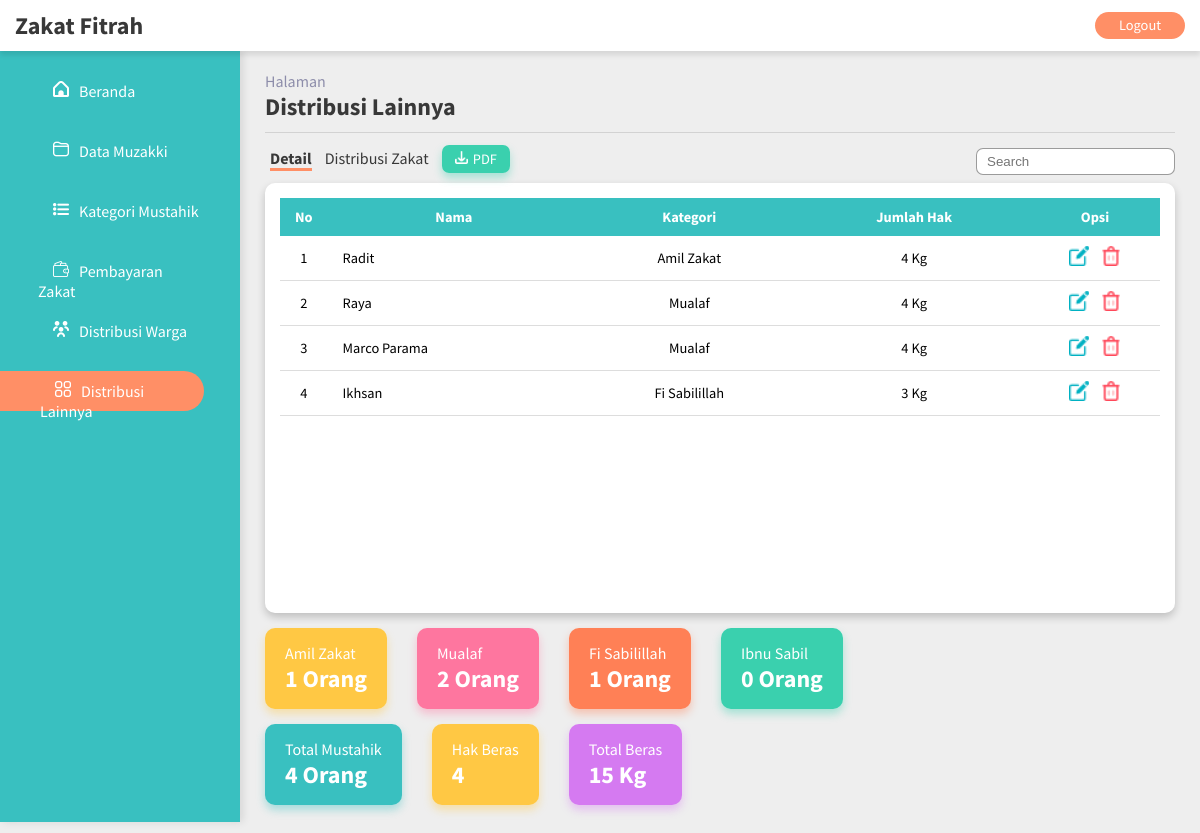
Screenshot of /pages/distribusi_lainnya/distribusi_lainnya_page.php with the database file from the repository.
### tables this page shows
CREATE TABLE `mustahik_lainnya` (
  `id_mustahiklainnya` int(11) NOT NULL,
  `nama` varchar(255) DEFAULT NULL,
  `kategori` varchar(20) DEFAULT NULL,
  `hak` int(255) DEFAULT NULL
);

### pages/distribusi_lainnya/distribusi_lainnya_page.php (the view, shortened to what this page needs)
<?php
include ('../../function.php');
?>
<!DOCTYPE html>
<html lang="id">
<head>
    <link rel="stylesheet" href="../../style/style.css">
    <link rel="stylesheet" href="../../assets/fontawesome/css/all.css">
</head>
<body>
<header>
    <div class="header-wrapper">
        <h2>Zakat Fitrah</h2>
        <a class="btn btn-danger" href="../../logout.php">Logout</a>
    </div>
</header>
<main>
    <div class="flex-container">
        <div class="sidemenu">
            <div class="menu">
                <a href="../../index.php"><img src="../../assets/img/home.png" class="menu-icon">Beranda</a>
            </div>
            <div class="menu">
                <a href="../muzakki/muzakki_page.php"><img src="../../assets/img/folder.png" class="menu-icon">Data Muzakki</a>
            </div>
            <div class="menu">
                <a href="../mustahik/mustahik_page.php"><img src="../../assets/img/list.png" class="menu-icon">Kategori Mustahik</a>
            </div>
            <div class="menu">
                <a href="../bayar_zakat/bayar_zakat_pages.php"><img src="../../assets/img/wallet.png" class="menu-icon">Pembayaran Zakat</a>
            </div>
            <div class="menu">
                <a href="../distribusi_warga/distribusi_warga_page.php"><img src="../../assets/img/peoples.png" class="menu-icon">Distribusi Warga</a>
            </div>
            <div class="menu-active">
                <a href="distribusi_lainnya_page.php"><img src="../../assets/img/menu.png" class="menu-icon">Distribusi Lainnya</a>
            </div>
        </div>
        <div class="content-area">
            <div class="page-title">
                <p>Halaman</p>
                <h2>Distribusi Lainnya</h2>
            </div>
            <div class="table-card">
                <a href="distribusi_lainnya_page.php" class="tb-menu-active">Detail</a>
                <a href="form_distribusi_lainnya.php" class="tb-menu">Distribusi Zakat</a>
                <a href="../../report/laporan_distribusilainnya.php" class="btn-pdf green" style="color: #ffffff; font-size: 0.9em;"><img src="../../assets/img/donwload.png">PDF</a>
                <form method="get" action="" class="search">
                    <input class="search-form" type="text" name="search" placeholder="Search">
                </form>
                <div class="table-card-2">
                    <div class="table-container">
                        <table class="content-table">
                            <thead>
                            <tr align="center">
                                <th style="width: 20px">No</th>
                                <th>Nama</th>
                                <th>Kategori</th>
                                <th>Jumlah Hak</th>
                                <th>Opsi</th>
                            </tr>
                            </thead>
                            <tbody>
                            <?php
                            $no = 1;
                            $sql = $koneksi->query("select * from mustahik_lainnya");
                            while ($data = $sql->fetch_assoc()) {
                                ?>
                                <tr>
                                    <td align="center" style="width: 20px"><?php echo $no++;?></td>
                                    <td><?php echo $data['nama'];?></td>
                                    <td align="center"><?php echo $data['kategori'];?></td>
                                    <td align="center"><?php echo $data['hak'];?> Kg</td>
                                    <td style="width: 130px;" align="center">
                                        <a href='ubah.php?id_mustahiklainnya=<?php echo $data['id_mustahiklainnya'] ?>'><img src="../../assets/img/edit (2).png"></a>
                                        <a href='hapus.php?id_mustahiklainnya=<?php echo $data['id_mustahiklainnya'] ?>&nama=<?php echo $data['nama'] ?>'><img src="../../assets/img/trash.png"></a>
                                    </td>
                                </tr>
                            <?php } ?>
                            </tbody>
                        </table>
                    </div>
                </div>
                <?php
                $mustahik = $koneksi->query("select * from mustahik_lainnya");
                $totalmustahik = mysqli_num_rows($mustahik);
                $amilzakat = $koneksi->query("select * from mustahik_lainnya where kategori='Amil Zakat'");
                $totalamilzakat = mysqli_num_rows($amilzakat);
                $mualaf = $koneksi->query("select * from mustahik_lainnya where kategori='Mualaf'");
                $totalmualaf = mysqli_num_rows($mualaf);
                $fisabilillah = $koneksi->query("select * from mustahik_lainnya where kategori='Fi Sabilillah'");
                $totalfisabilillah = mysqli_num_rows($fisabilillah);
                $ibnusabil = $koneksi->query("select * from mustahik_lainnya where kategori='Ibnu Sabil'");
                $totalibnusabil = mysqli_num_rows($ibnusabil);
                $totalberas = 0;
                while ($data = $mustahik->fetch_assoc()) {
                    $totalberas += $data['hak'];
                }
                ?>
                <div class="main-content-flex">
                    <div class="flex-content">
                        <div class="total-card distribusi second yellow">
                            <p>Amil Zakat</p>
                            <h2><?php echo $totalamilzakat; ?> Orang</h2>
                        </div>
                        <div class="total-card distribusi pink">
                            <p>Mualaf</p>
                            <h2><?php echo $totalmualaf; ?> Orang</h2>
                        </div>
                        <div class="total-card distribusi orange">
                            <p>Fi Sabilillah</p>
                            <h2><?php echo $totalfisabilillah; ?> Orang</h2>
                        </div>
                        <div class="total-card distribusi green">
                            <p>Ibnu Sabil</p>
                            <h2><?php echo $totalibnusabil; ?> Orang</h2>
                        </div>
                    </div>
                    <div class="flex-content">
                        <div class="total-card distribusi first blue">
                            <p>Total Mustahik</p>
                            <h2><?php echo $totalmustahik; ?> Orang</h2>
                        </div>
                        <div class="total-card distribusi second yellow">
                            <p>Hak Beras</p>
                            <h2><?php echo $totalmustahik; ?></h2>
                        </div>
                        <div class="total-card distribusi purple">
                            <p>Total Beras</p>
                            <h2><?php echo $totalberas; ?> Kg</h2>
                        </div>
                    </div>
                </div>
            </div>
        </div>
    </div>
</main>
</body>
</html>

### style/style.css (style rules this page uses)
* { box-sizing: border-box; text-decoration: none; list-style-type: none; margin: 0; padding: 0; }
body { font-family: 'Source Sans Pro', sans-serif; background: #EEEEEE; }
header { position: sticky; top: 0; }
.header-wrapper { display: flex; justify-content: space-between; align-items: center; background-color: #ffffff; box-shadow: 0 4px 5px 0 rgba(0, 0, 0, 0.1); padding: 10px 15px; position: sticky; top: 0; }
.header-wrapper h2 { color: #383838; cursor: pointer; }
.btn { width: 90px; border-radius: 25px; padding: 10px; }
.btn-danger { color: #fff; background-color: #ff8f66; text-align: center; font-size: 0.9em; line-height: 0.5; }
.btn-pdf { display: inline; padding: 5px 13px; border-radius: 7px; }
.btn-pdf img { margin-right: 5px; width: 13px; }
.flex-container { display: flex; height: 91.8vh; }
.sidemenu { width: 20%; height: 100%; box-shadow: 3px 0px 8px 0 rgba(0, 0, 0, 0.1); background-color: rgb(57, 192, 192); }
.menu { margin: 20px auto; width: 85%; height: 40px; padding: 10px 20px 5px 20px; }
.menu a { display: block; color: #ffffff; }
.menu-active { margin: 20px auto 20px 0; width: 85%; height: 40px; border-radius: 0 50px 50px 0; padding: 10px 20px 5px 40px; background-color: #ff8f66; }
.menu-active a { display: block; color: #ffffff; }
.menu-icon { margin: 0 10px 0 15px; }
.content-area { width: 80%; overflow: auto; padding: 0 25px 20px 25px; }
.page-title { width: 100%; border-bottom: 1px solid rgba(56, 56, 56, 0.15); }
.page-title p { margin-top: 20px; color: #8D8DAA; }
.page-title h2 { color: #383838; margin-bottom: 10px; }
.main-content-flex { display: flex; flex-direction: column; width: 100%; }
.flex-content { display: flex; flex-direction: row; width: 100%; }
.total-card { border-radius: 10px; padding: 15px 20px; margin: 15px 0 0 30px; text-align: justify; }
.total-card p, .total-card h2 { color: #ffffff; }
.first { margin: 15px 30px 0 0; }
.second { margin: 15px 0 0 0; }
.yellow { background-color: #ffc844; box-shadow: 0 5px 8px 0 rgba(255, 200, 68, 0.4); }
.orange { background-color: #ff8056; box-shadow: 0 5px 8px 0 rgba(255, 128, 86, 0.4); }
.pink { background-color: #fe769f; box-shadow: 0 5px 8px 0 rgba(254, 118, 159, 0.4); }
.purple { background-color: #d57af1; box-shadow: 0 5px 8px 0 rgba(213, 122, 241, 0.4); }
.green { background-color: #3ad0ae; box-shadow: 0 5px 8px 0 rgba(58, 208, 174, 0.4); }
.blue { background-color: #39c0c0; box-shadow: 0 5px 8px 0 rgba(57, 192, 192, 0.4); }
.table-card { padding-top: 15px; }
.table-card a { color: #383838; font-size: 16px; margin: 0 5px; }
.tb-menu-active { font-weight: bold; border-bottom: 3px solid #ff8f66; }
.table-card-2 { width: 100%; height: 430px; background-color: #ffffff; border-radius: 10px; box-shadow: 0 4px 8px 0 rgba(0, 0, 0, 0.2); padding: 15px; margin-top: 15px; }
.table-container { width: 100%; height: 400px; padding: 0; overflow: auto; }
.content-table { border-collapse: collapse; margin: 0; font-size: 0.9em; width: 100%; }
.content-table thead { position: sticky; top: 0; }
.content-table thead tr { background-color: rgb(57, 192, 192); color: #ffffff; }
.content-table th, .content-table td { padding: 10px 15px; }
.content-table tbody tr td { border-bottom: 1px solid #ddd; }
.content-table tbody tr td a img { height: 20px; margin: 0; padding: 0; }
.search { display: inline; float: right; }
.search-form { padding: 5px 10px; border-radius: 7px; border: 1px solid rgba(56, 56, 56, 0.5); }

### rows the page displays
mustahik_lainnya: nama "Radit", kategori "Amil Zakat", hak "4"
mustahik_lainnya: nama "Raya", kategori "Mualaf", hak "4"
mustahik_lainnya: nama "Marco Parama", kategori "Mualaf", hak "4"
mustahik_lainnya: nama "Ikhsan", kategori "Fi Sabilillah", hak "3"

### other values shown
$totalamilzakat "1"
$totalmualaf "2"
$totalfisabilillah "1"
$totalibnusabil "0"
$totalmustahik "4"
$totalberas "15"
